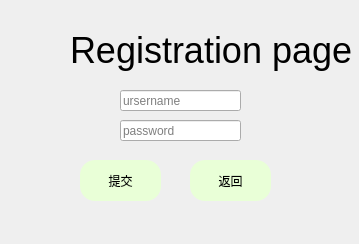
<?xml version="1.0" encoding="UTF-8"?>
<ui version="4.0">
 <class>resi</class>
 <widget class="QWidget" name="resi">
  <property name="geometry">
   <rect>
    <x>0</x>
    <y>0</y>
    <width>359</width>
    <height>244</height>
   </rect>
  </property>
  <property name="windowTitle">
   <string>Form</string>
  </property>
  <property name="styleSheet">
   <string notr="true">QPushButton{board:2px solid #e7ff06;
border-radius:15px;
background-color:#e9ffd7;
}
QPushButton::hover
{
background-color:#2380a2;
}
QPushButton::pressed
{
background-color:#93b4ff;
}
QPushButton{
	
board:2px solid #e7ff06;
border-radius:15px;
background-color:#e9ffd7;
}</string>
  </property>
  <widget class="QLineEdit" name="userEdit">
   <property name="geometry">
    <rect>
     <x>120</x>
     <y>90</y>
     <width>121</width>
     <height>21</height>
    </rect>
   </property>
   <property name="placeholderText">
    <string>ursername</string>
   </property>
  </widget>
  <widget class="QLineEdit" name="passEdit">
   <property name="geometry">
    <rect>
     <x>120</x>
     <y>120</y>
     <width>121</width>
     <height>21</height>
    </rect>
   </property>
   <property name="echoMode">
    <enum>QLineEdit::Password</enum>
   </property>
   <property name="placeholderText">
    <string>password</string>
   </property>
  </widget>
  <widget class="QPushButton" name="submitBt">
   <property name="geometry">
    <rect>
     <x>80</x>
     <y>160</y>
     <width>81</width>
     <height>41</height>
    </rect>
   </property>
   <property name="font">
    <font>
     <family>微软雅黑</family>
    </font>
   </property>
   <property name="text">
    <string>提交</string>
   </property>
  </widget>
  <widget class="QPushButton" name="quitBt">
   <property name="geometry">
    <rect>
     <x>190</x>
     <y>160</y>
     <width>81</width>
     <height>41</height>
    </rect>
   </property>
   <property name="font">
    <font>
     <family>微软雅黑</family>
    </font>
   </property>
   <property name="text">
    <string>返回</string>
   </property>
  </widget>
  <widget class="QLabel" name="label">
   <property name="geometry">
    <rect>
     <x>70</x>
     <y>0</y>
     <width>451</width>
     <height>101</height>
    </rect>
   </property>
   <property name="font">
    <font>
     <family>Arial</family>
     <pointsize>27</pointsize>
    </font>
   </property>
   <property name="text">
    <string>Registration page</string>
   </property>
  </widget>
 </widget>
 <resources/>
 <connections/>
</ui>
